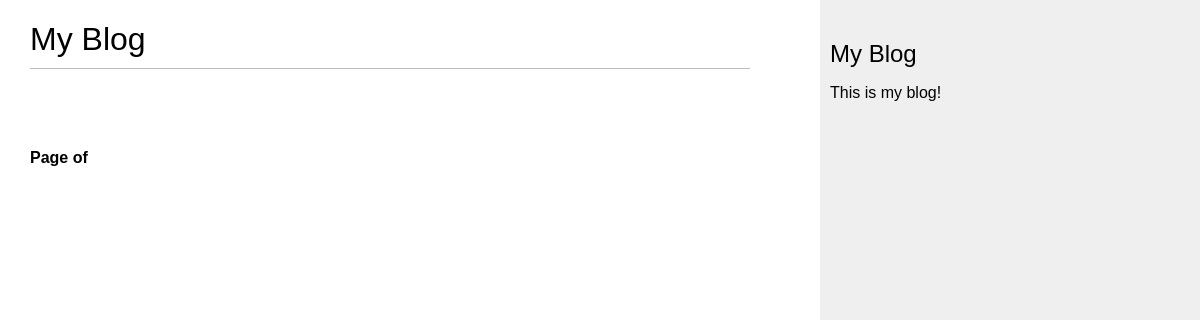
The app's page /blogApp/, older data.
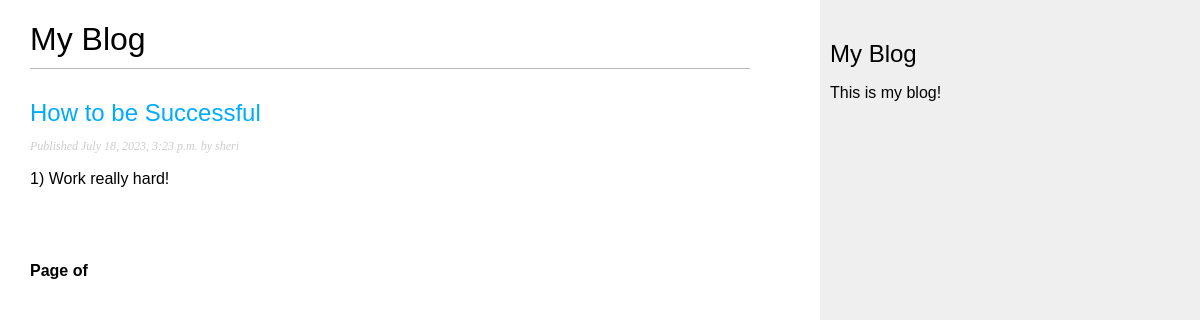
The same page, newer data.
### blogApp/models.py (models this page shows, shortened)
class Post(models.Model):
    class Status(models.TextChoices):
        DRAFT = "DF", "Draft"
        PUBLISHED = "PB", "Published"
    title = models.CharField(max_length=250)
    body = models.TextField()
    slug = models.SlugField(max_length=250, unique_for_date='published')
    author = models.ForeignKey(User, on_delete=models.CASCADE, related_name='post_author', default=None)
    created = models.DateTimeField(default=timezone.now)
    published = models.DateTimeField(auto_now_add=True)
    updated = models.DateTimeField(auto_now=True)
    status = models.CharField(max_length=2, default=Status.PUBLISHED, choices=Status.choices)
    objects = models.Manager()
    published_manager = PublishedManager()
    class Meta:
        ordering = ["-published"]
        indexes = [
                models.Index(fields=["-published"])
        ]
    def get_absolute_url(self):
        return reverse('blogApp:post_detail', args=[self.published.year, self.published.month, self.published.day, self.slug])

### blogApp/views.py (the view)
# urls.py: path('', views.post_list, name="post_list"),
def post_list(request):
    post_list = Post.published_manager.all()
    paginator = Paginator(post_list, 3)
    page_number = request.GET.get('page', 1)
    return render(request, "blogApp/post/list.html", {"post_list": post_list})

### blogApp/models.py (called while the page is built)
    def get_queryset(self):
        return super().get_queryset().filter(status=Post.Status.PUBLISHED)

### blogApp/templates/blogApp/post/list.html (shortened to what this page needs)
﻿{% extends "blogApp/base.html" %}
{% block content %}
    <h1>My Blog</h1>
    {% for post in post_list %}
        <h2>
            <a href="{{ post.get_absolute_url }}">
                {{ post.title }}
            </a>
        </h2>
        <p class="date">
            Published {{ post.published }} by {{ post.author }}
        </p>
        {{ post.body|truncatewords:30|linebreaks }}
    {% endfor %}
    {% include "pagination.html" with page=post_list %}
{% endblock %}

### blogApp/templates/blogApp/base.html (shortened to what this page needs)
﻿{% load static %}
<!DOCTYPE html>
<html>
<head>
    <link href="{% static 'css/blogApp.css' %}" rel="stylesheet">
</head>
<body>
    <div id="content">
        {% block content %}
        {% endblock %}
    </div>
    <div id="sidebar">
        <h2>My Blog</h2>
        <p>This is my blog!</p>
    </div>
</body>
</html>

### blogApp/templates/pagination.html (shortened to what this page needs)
﻿<div class="pagination">
    <span class="step-links">
        <span class="current">
            Page {{ page.number }} of {{ page.paginator.num_pages }}
        </span>
    </span>
</div>

### blogApp/static/blogApp.css (style rules this page uses)
a { color: #00abff; text-decoration: none; }
h1 { font-weight: normal; border-bottom: 1px solid #bbb; padding: 0 0 10px 0; }
h2 { font-weight: normal; margin: 30px 0 0; }
#content { float: left; width: 60%; padding: 0 0 0 30px; }
#sidebar { float: right; width: 30%; padding: 10px; background: #efefef; height: 100%; }
p.date { color: #ccc; font-family: georgia, serif; font-size: 12px; font-style: italic; }
.pagination { margin: 40px 0; font-weight: bold; }

Row changes from the older to the newer data that the page shows:
added Post: title "How to be Successful", published "July 18, 2023, 3:23 p.m.", author "sheri", body "1) Work really hard!"
